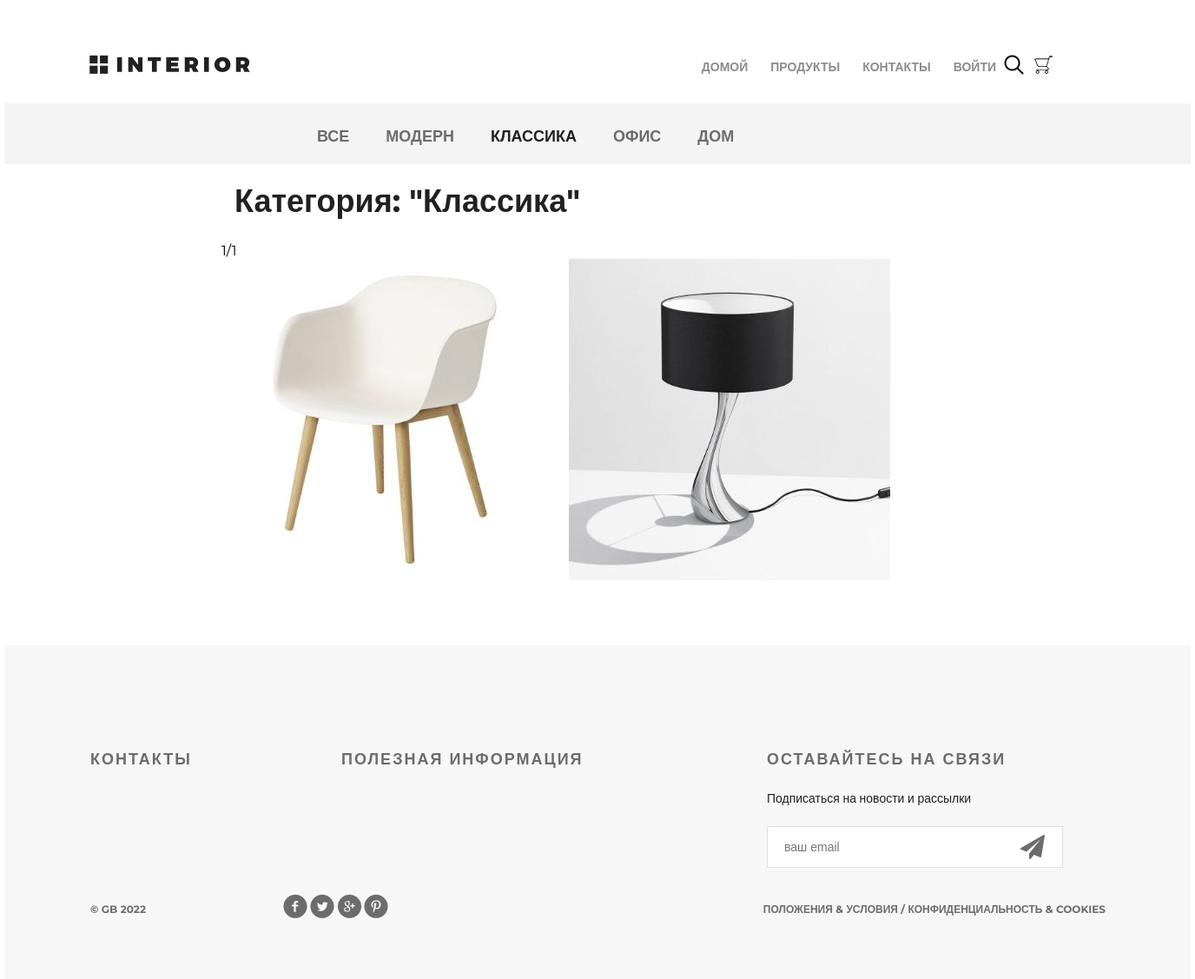
Screenshot of /category/3/ with the database file from the repository.
### mainapp/models.py (models this page shows, shortened)
class ProductCategory(models.Model):
    name = models.CharField(max_length=255, unique=True, verbose_name='название')
    description = models.TextField(verbose_name='описание')
    is_active = models.BooleanField(default=True)
    class Meta:
        verbose_name = 'категория'
        verbose_name_plural = 'категории'
        ordering = ['-id',]

class Product(models.Model):
    category = models.ForeignKey(ProductCategory, on_delete=models.CASCADE, verbose_name='категория')
    name = models.CharField(max_length=128, verbose_name='название')
    image = models.ImageField(upload_to='products', blank=True, verbose_name='картинка')
    short_desc = models.CharField(max_length=255, verbose_name='краткое описание')
    description = models.TextField(verbose_name='описание')
    price = models.DecimalField(decimal_places=2, max_digits=10, default=0, verbose_name='цена')
    quantity = models.PositiveSmallIntegerField(default=0, verbose_name='количество')
    is_active = models.BooleanField(default=True)
    class Meta:
        verbose_name = 'продукт'
        verbose_name_plural = 'продукты'

### mainapp/views.py (the view)
# urls.py: path('category/<int:pk>/', views.ProductsListView.as_view(), name='category'),
class ProductsListView(ListView):
    model = Product
    template_name = 'mainapp/products_list.html'
    paginate_by = 2
    context_object_name = 'products'
    def _get_links_menu(self):
        return get_links_menu()
    def get_queryset(self):
        queryset = super().get_queryset()
        category_pk = self.kwargs.get('pk')
        if category_pk != 0:
            queryset = queryset.filter(category__pk=category_pk)
        return queryset
    def get_context_data(self, *args, **kwargs):
        context_data = super().get_context_data(*args, **kwargs)
        category_pk = self.kwargs.get('pk')
        context_data['links_menu'] = self._get_links_menu()
        context_data['title'] = 'Продукты'
        if category_pk == 0:
            context_data['category'] = {
                'name': 'все',
                'pk': 0,
            }
        else:
            context_data['category'] = get_category(category_pk)
        return context_data

### mainapp/context_processors.py (called while the page is built)
def basket(request):
    basket_items = []
    if request.user.is_authenticated:
        basket_items = Basket.objects.filter(user=request.user)
    return {
        'basket': basket_items,
    }

### mainapp/views.py (called while the page is built)
def get_links_menu():
    if settings.LOW_CACHE:
        key = 'categories'
        links_menu = cache.get(key)
        if links_menu is None:
            links_menu = ProductCategory.objects.filter(is_active=True)
            cache.set(key, links_menu)
    return ProductCategory.objects.filter(is_active=True)

def get_category(pk):
    if settings.LOW_CACHE:
        key = f'category_{pk}'
        category_item = cache.get(key)
        if category_item is None:
            category_item = get_object_or_404(ProductCategory, pk=pk)
            cache.set(key, category_item)
        return category_item
    return get_object_or_404(ProductCategory, pk=pk)

### mainapp/templates/mainapp/products_list.html (shortened to what this page needs)
{% extends 'mainapp/base.html' %}
{% load static %}
{% block menu %}
  <div class="hero-white">
    <div class="header clearfix">
      {% include 'mainapp/includes/inc_main_menu.html' %}
    </div>
  </div>
{% endblock %}
{% block content %}
  <div class="details">
    <div class="links clearfix">
      {% include 'mainapp/includes/inc_categories_menu.html' %}
    </div>
    <div class="products_list">
      <div class="title clearfix">
        <h2>
          Категория: "{{ category.name|title }}"
        </h2>
      </div>
      <div class="pagination">
        {{ page_obj.number }}/{{ page_obj.paginator.num_pages }}
      </div>
      <div class="category-products clearfix">
        {% for product in products %}
          <div class="block">
            <a href="{% url 'mainapp:product' product.pk %}">
              <img src="/media/{{ product.image }}" alt="product">
            </a>
          </div>
        {% endfor %}
      </div>
    </div>
  </div>
  <div class="clr"></div>
{% endblock %}

### mainapp/templates/mainapp/includes/inc_categories_menu.html
<ul class="links-menu">
    <li><a href="{% url 'mainapp:category' 0  %}"{% if request.resolver_match.url_name == 'products' %} class="active" {% endif %}>Все</a></li>
    {% for item in links_menu %}
    <li>
        <a href="{% url 'mainapp:category' item.pk %}" {% if request.resolver_match.kwargs.pk == item.pk %} class="active" {% endif %}>
        {{item.name}}</a>
    </li>
    {% endfor %}
</ul>

### static/mainapp/css/style.css (style rules this page uses)
* { margin: 0; padding: 0; }
body { font-family: 'Montserrat', sans-serif; }
html, body { height: 100%; }
.products_list { margin-left: 250px; }
.products_list a { color: #555; text-decoration: none; }
.products_list .title { margin: 20px auto; height: 50px; float: none; }
.products_list .title h2 { margin-top: 0; float: left; }
.category-products { margin-bottom: 75px; }
.category-products .block a img { float: left; }
.category-products .block { float: left; margin-right: 30px; display: block; height: 370px; width: 370px; position: relative; }
.clr { height: 384px; }
.clearfix:after { content: ""; display: block; clear: both; }
.title { height: 152px; margin-right: 15px; }
.title h2 { float: left; margin-top: 118px; color: #212121; font-size: 36px; font-weight: 700; text-align: left; margin-left: 15px; }
.hero-white { background-color: #fff; height: 119px; padding-left: 98px; padding-right: 211px; position: relative; }
.links { height: 70px; background-color: #f4f4f4; position: relative; padding-left: 360px; }
.links-menu { margin: 27px auto 0px; position: absolute; }
.links-menu li { float: left; list-style-type: none; padding-right: 42px; }
.links-menu li a { text-decoration: none; color: #6c6c6c; font-size: 18px; font-weight: 700; text-transform: uppercase; }
.links-menu .active { color: #212121; font-size: 18px; font-weight: 700; }

### rows the page displays
ProductCategory: name "МОДЕРН"
ProductCategory: name "КЛАССИКА", name "Классика"
ProductCategory: name "ОФИС"
ProductCategory: name "ДОМ"
Product: image (picture)
Product: image (picture)

### other values shown
{{ page_obj.number }} "1"
{{ page_obj.paginator.num_pages }} "1"
